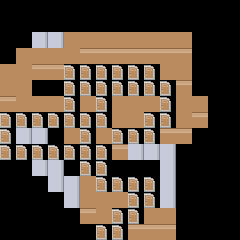

This is a level from a 2D game, rendered from its Tiled map with the project's own tilesets. A one-line summary and the map file follow, with tile-layer data summarised:
An orthogonal 15x15 tile map with 16x16 px tiles, 1 tile layer (Tile Layer 1).

<map version="1.2" tiledversion="1.2.4" orientation="orthogonal" renderorder="left-down" width="15" height="15" tilewidth="16" tileheight="16" infinite="0" nextlayerid="2" nextobjectid="1">
 <tileset firstgid="1" source="base tileset.tsx" />
 <layer id="1" name="Tile Layer 1" width="15" height="15">
  <data>[225 cells, 122 non-empty, 4 distinct tile ids]</data>
 </layer>
</map>
